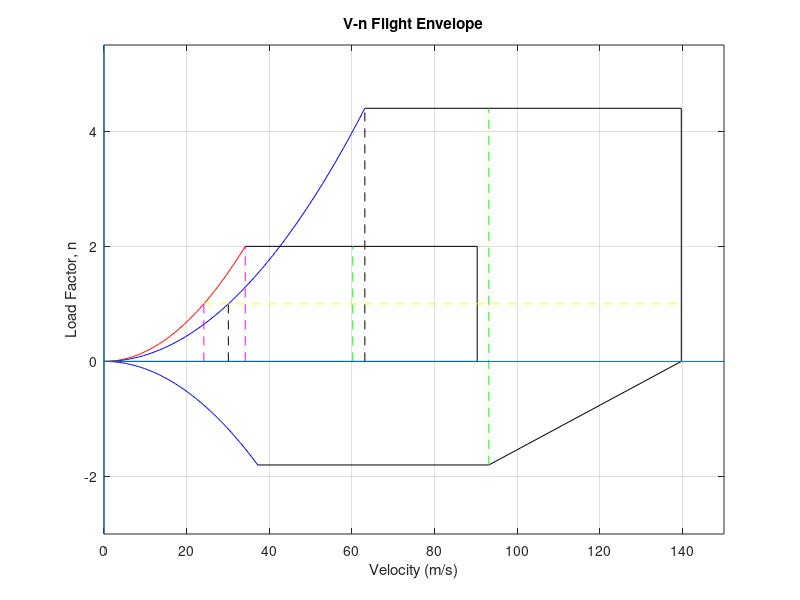

The MATLAB source for this figure:
clc
clear
clear all

%% V-n Flight Envelope for retracted flap regime

W = 1633*9.81;   % Maximum take-off weight (MTOW - unit - Newton
S = 12.8;        % Surface area of wing, units-m^2
CL_max = 2.258;   % CLmax from tornado calculation-CL v alpha graph
nCL_max = -2.659; % -CLmax from tornado calculation-CL v alpha graph
Vc = 93.11;      % Maximum cruise velocity units-m/s
rho = 1.225;     % density at sea level (Kg/m^3)
V_d = 1.5.*Vc;   % Dive speed (m/s)

%% V-n coordinates for positive load factors
% n=L/w=((0.5*rho*S*CL)/W)*V^2
% Constant c = (0.5*rho*S*CL)/W
c = (0.5.*rho.*S.*CL_max)./W;

% V-n coordinates for stall limit - positive load factors
% max.load factor n = 4.4
n_a = 4.4;
V_a = sqrt(n_a./c); % Where V_a - design maneuvering speed

V1 = linspace(0,V_a);
n1 = c.*(V1.^2);

%% V-n coordinates for negative load factors
% Note: -n=-L/w=((0.5*rho*S*nCL_max)/W)*V^2
% Constant c2 = (0.5*rho*S*-nCL_max)/W
c2 = (0.5.*rho.*S.*nCL_max)./W;

% V-n coordinates for stall limit - negative load factors
% min.load factor n = -1.8
n_b = -1.8;
V_b = sqrt(n_b./c2); %Where V_b - negative maneuvering speed

V2 = linspace(0,V_b);
n2 = c2.*(V2.^2);

%% Plot1
plot(V1,n1, 'b'); hold on;
% V-n coordinates for structual damage limit - positive load factors
plot([V_a V_d],[n_a n_a],'k'); hold on;
plot([V_d V_d],[0 n_a],'k');hold on;
% V-n coordinates for stall limit - negative load factors
plot(V2,n2,'b'); hold on;
% V-n coordinates for structual damage limit - negative load factors
plot([V_b Vc],[n_b n_b],'k');hold on;
plot([Vc V_d],[n_b 0],'k'); grid on

%% V-n Flight Envelope for deployed flap regime

S = 12.8;          % Surface area of wing, units-m^2
CL_max1 = 3.5;    % CLmax from tornado calculation-CL v alpha graph
nCL_max1 = 0;      % -CLmax from tornado calculation-CL v alpha graph
Vf = 60.19;        % Maximum flap-down velocity units-m/s
V_D = 1.5.*Vf;     % Dive speed (m/s)

%% V-n coordinates for positive load factors (Flapped flight)
% n=L/w=((0.5*rho*S*CL)/W)*V^2
% Constant c = (0.5*rho*S*CL)/W
c3 = (0.5.*rho.*S.*CL_max1)./W;

% V-n coordinates for stall limit - positive load factors
% max. n = 2.0
n_c = 2.0;
V_A = sqrt(n_c./c3); % Where V_a - design maneuvering speed

V3 = linspace(0,V_A);
n3 = c3.*(V3.^2);

%% Plot2
plot(V3,n3, 'r'); hold on;
% V-n coordinates for structual damage limit - positive load factors
plot([V_A V_D],[n_c n_c],'k'); hold on;
plot([V_D V_D],[0 n_c],'k');hold on;
plot([0 V_D],[0 0], 'k'); grid on; hold on

%% Graph Annotation
plot([Vc Vc],[n_b n_a], 'g--'); hold on;  %Cruise velocity, Unflapped position
plot([Vf Vf],[0 n_c], 'g--');hold on    %Flap down 
Vn_1 = sqrt((2.*W)/(rho.*S.*CL_max1));
plot([Vn_1 V_d],[1 1], 'y--');
plot([Vn_1 Vn_1],[0 1], 'm--');
Vn_2 = sqrt((2.*W)/(rho.*S.*CL_max));
plot([Vn_2 Vn_2],[0 1], 'k--');
plot([V_a V_a],[0 n_a], 'k--');
plot([V_A V_A],[0 n_c], 'm--');
ylabel('Load Factor, n');
xlabel('Velocity (m/s)');
title('V-n Flight Envelope');
xlim([0,150]);
ylim([-3,5.5]);
xL = xlim;
yL = ylim;
line([0 0], yL);  %x-axis
line(xL, [0 0]);  %y-axis
